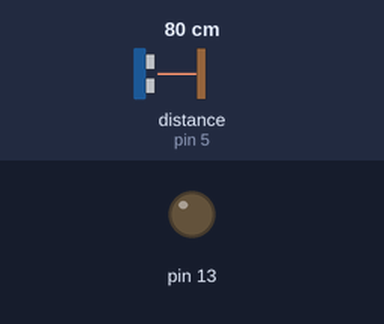
The sketch below on a simulated Arduino Uno, built with avr-gcc and run on an emulated ATmega328P. Parts: output pins drawn as LEDs (lit = HIGH). The inputs (shaded band) are chosen by the test bench; at power-on: distance to the obstacle (sensor on pin 5) 80 cm. The echo pulse lasts 58.3 µs per cm; what the sketch prints to the serial monitor is not drawn.

Above: at 1.5 s.
At 4.6 s:
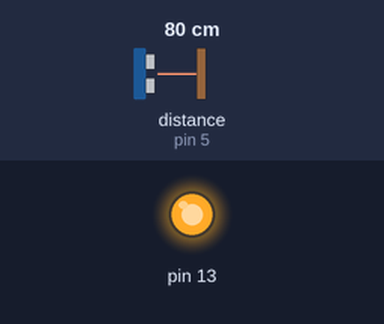
Timing chart, 0 to 8.0 s (numbered marks = the images above):
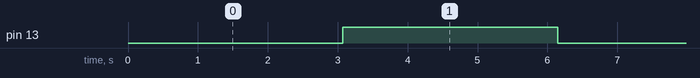

Measured:
- by itself, pin 13: alternates HIGH for 3.1 s and LOW for 3.1 s

The sketch:

Ultrassonico_Velocidade_17-04-2017.ino
```cpp
#include <NewPing.h>

//Define os pinos para o trigger e echo
#define pino_trigger 6 //define o o pino do trigger.
#define pino_echo 5 //define o pino do echo.
#define ARRAY_SIZE 100

int intervalo = 3000, delay_time = 100, i = 0, i_temp;
double referencia = 21.0; //referencia do tamanho total do recipiente ou local.
double dist_cm, vet_nivel[ARRAY_SIZE];
long tempo;
double velocidade = 0.0;
unsigned long millisAnterior = 0;

//Inicializa o sensor nos pinos definidos acima
NewPing sonar(pino_trigger, pino_echo);

void setup(){
  Serial.begin(9600); //inicia o serial monitor.
  Serial.println("Lendo dados do sensor...");
  pinMode(13, OUTPUT);
}

void loop()
{
  //Le as informacoes do sensor
  tempo = sonar.ping();
  dist_cm = sonar.convert_cm(tempo);
  vet_nivel[i] = referencia - dist_cm;

  //Exibe informacoes no serial monitor
  Serial.print("Nivel: ");
  Serial.println(vet_nivel[i]);

  // calculo velocidade
  unsigned long millisAtual = millis();

  if ((unsigned long)(millisAtual - millisAnterior) >= intervalo)
  {
    digitalWrite(13, !digitalRead(13));
    i_temp = i;
    i = -1;
    millisAnterior = millisAtual;

    Serial.print("D2: ");
    Serial.println(vet_nivel[i_temp]);

    Serial.print("D1: ");
    Serial.println(vet_nivel[i+1]);

    velocidade = ((vet_nivel[i_temp] - vet_nivel[i+1])/(intervalo/1000.0)); // cm/s

    Serial.print("VELICIDADE: ");
    Serial.println(velocidade);
  }

  i++;

  delay(delay_time);
}
```
